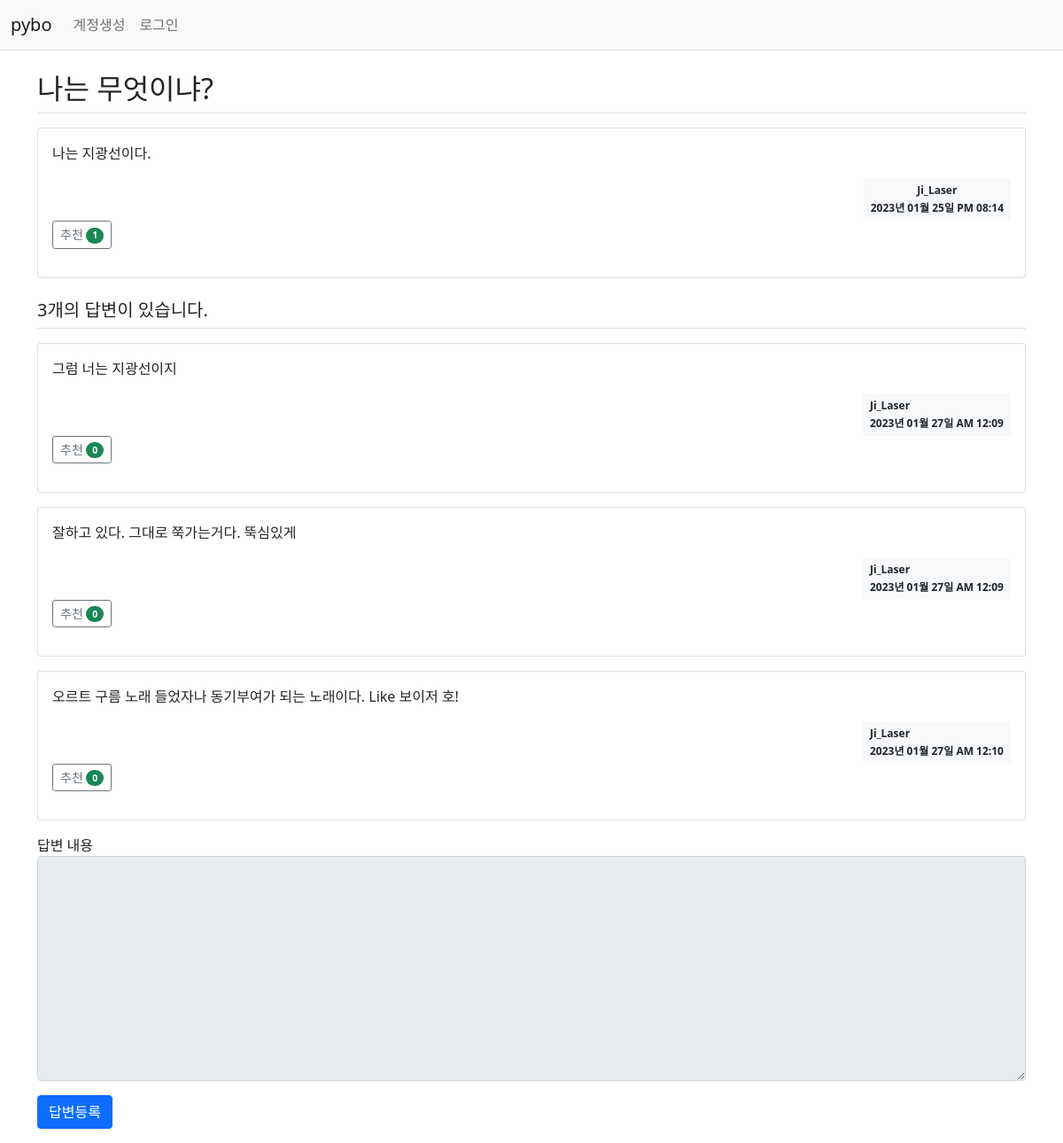
The app's page /question/detail/1/ with its own data.
### pybo/models.py (models this page shows)
class Question(db.Model):
    id = db.Column(db.Integer, primary_key = True)
    subject = db.Column(db.String(255), nullable = False)
    content = db.Column(db.Text(), nullable = False)
    create_date = db.Column(db.DateTime(), nullable = False)
    user_id = db.Column(db.Integer, db.ForeignKey('user.id', ondelete='CASCADE'), nullable=False)
    user = db.relationship('User', backref=db.backref('question_set'))
    modify_date = db.Column(db.DateTime(), nullable=True)
    voter = db.relationship('User', secondary=question_voter, backref=db.backref('question_voter_set'))

class User(db.Model):
    id = db.Column(db.Integer, primary_key = True)
    username = db.Column(db.String(150), unique = True ,nullable = False)
    password = db.Column(db.String(150), nullable = False)
    email = db.Column(db.String(120), unique = True, nullable = False)

class Answer(db.Model):
    id = db.Column(db.Integer, primary_key = True)
    question_id = db.Column(db.Integer, db.ForeignKey('question.id', ondelete = 'CASCADE'))
    question = db.relationship('Question', backref = db.backref('answer_set'))
    content = db.Column(db.Text(), nullable = False)
    create_date = db.Column(db.DateTime(), nullable = False)
    user_id = db.Column(db.Integer, db.ForeignKey('user.id', ondelete='CASCADE'), nullable=False)
    user = db.relationship('User', backref=db.backref('answer_set'))
    modify_date = db.Column(db.DateTime(), nullable=True)
    voter = db.relationship('User', secondary=answer_voter, backref=db.backref('answer_voter_set'))

### pybo/views/question_views.py (the view)
@bp.route('/detail/<int:question_id>/')
def detail(question_id):
    form = AnswerForm()
    question = Question.query.get_or_404(question_id)
    return render_template('question/question_detail.html', question=question, form=form)

### pybo/forms.py
class AnswerForm(FlaskForm):
    content = TextAreaField('내용', validators=[DataRequired("내용은 필수 항목 입니다.")])

### pybo/filter.py (called while the page is built)
def format_datetime(value, fmt='%Y년 %m월 %d일 %p %I:%M'):
    return value.strftime(fmt)

### pybo/views/auth_views.py (called while the page is built)
@bp.before_app_request
def load_logged_in_user():
    user_id = session.get('user_id')
    if user_id is None:
        g.user = None
    else:
        g.user = User.query.get(user_id)

### pybo/templates/question/question_detail.html (shortened to what this page needs)
{% extends 'base.html' %}
{% block content %}
<div class="container my-3">
    <h2 class="border-bottom py-2">{{ question.subject }}</h2>
    <div class="card my-3">
        <div class="card-body">
            <div class="card-text">{{ question.content|markdown }}</div>
            <div class="d-flex justify-content-end">
                <div class="badge bg-light text-dark p-2 test-start">
                    <div class="mb-2">{{ question.user.username }}</div>
                    <div>{{ question.create_date|datetime }}</div>
                </div>
            </div>
            <div class="mb-3">
                <a href="javascript:void(0)" data-uri="{{ url_for('question.vote', question_id=question.id )}}"
                   class="recommend btn btn-sm btn-outline-secondary">추천
                <span class="badge rounded-pill bg-success">{{ question.voter|length }}</span>
                </a>
            </div>
        </div>
    </div>
    <h5 class="border-bottom my-3 py-2">{{ question.answer_set|length }}개의 답변이 있습니다.</h5>
    {% for answer in question.answer_set %}
    <div class="card my-3">
        <div class="card-body">
            <div class="card-text">{{ answer.content|markdown }}</div>
            <div class="d-flex justify-content-end">
                <div class="badge bg-light text-dark p-2 text-start">
                    <div class="mb-2">{{ answer.user.username }}</div>
                    <div>{{ answer.create_date|datetime }}</div>
                </div>
            </div>
            <div class="mb-3">
                <a href="javascript:void(0)" data-uri="{{ url_for('answer.vote', answer_id=answer.id )}}"
                   class="recommend btn btn-sm btn-outline-secondary">추천
                <span class="badge rounded-pill bg-success">{{ answer.voter|length }}</span>
                </a>
            </div>
        </div>
    </div>
    {% endfor %}
    <form action="{{ url_for('answer.create', question_id=question.id) }}" method="post" class="my-3">
        <div class="mb-3">
            <label for="content">답변 내용</label>
            <textarea {% if not g.user %}disabled{%  endif %}
                    name="content" id="content" class="form-control" rows="10"></textarea>
        </div>
        <input type="submit" value="답변등록" class="btn btn-primary">
    </form>
</div>
{% endblock %}

### records on screen
Question: subject "나는 무엇이냐?", content "나는 지광선이다.", create_date "2023년 01월 25일 PM 08:14"
User: user.username "Ji_Laser"
Answer: content "그럼 너는 지광선이지", user.username "Ji_Laser", create_date "2023년 01월 27일 AM 12:09", voter|length "0"
Answer: content "잘하고 있다. 그대로 쭉가는거다. 뚝심있게", user.username "Ji_Laser", create_date "2023년 01월 27일 AM 12:09", voter|length "0"
Answer: content "오르트 구름 노래 들었자나 동기부여가 되는 노래이다. Like 보이저 호!", user.username "Ji_Laser", create_date "2023년 01월 27일 AM 12:10", voter|length "0"

### other values on screen
{{ question.voter|length }} "1"
{{ question.answer_set|length }} "3"
